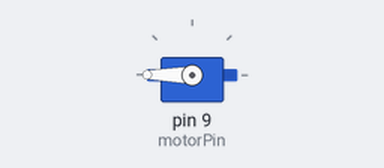
A sketch run on a simulated Arduino Uno, built with avr-gcc and run on an emulated ATmega328P. Parts: servo. What the sketch prints to the serial monitor is not drawn.

Above: at 0.1 s.
At 10.1 s:
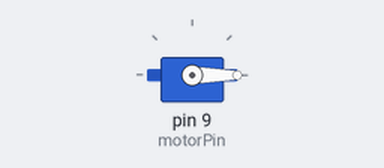
At 20.1 s:
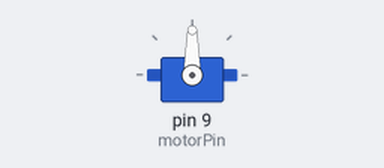
Timing chart, 0 to 21.6 s (numbered marks = the images above):
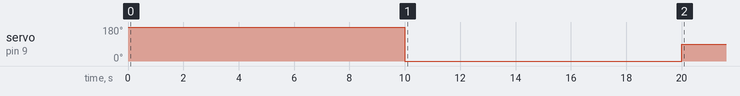

The sketch:

motorCalib.ino
```cpp
#include <Servo.h>
#include <Wire.h>
Servo esc;
int motorPin = 9;

void setup(){
  Serial.begin(9600);
  esc.attach(motorPin);
  esc.write(180);
  delay(10000);
  esc.write(0);
  delay(10000);
  esc.write(90);
  delay(10000);
  Serial.println("done");
}

void loop(){

}
```
